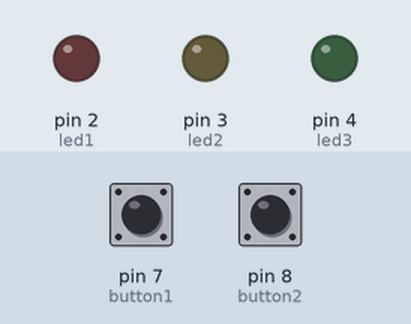
Recording of a sketch running on a simulated Arduino Uno, built with avr-gcc and run on an emulated ATmega328P. On the bench: output pins drawn as LEDs (lit = HIGH). Dashed ring = blinking. The inputs (shaded band) are chosen by the test bench; at power-on: pin 7 (button1) LOW, pin 8 (button2) LOW.

Above: at 1.2 s.
1.3 s: pin 7 (button1) pulled HIGH for 0.15 s
At 1.45 s:
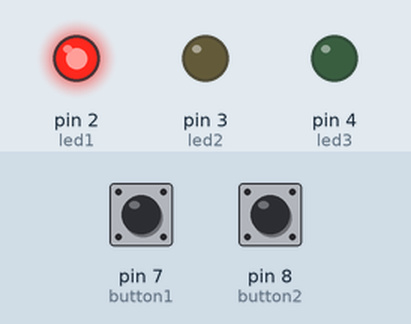
3.7 s: pin 8 (button2) pulled HIGH for 1 s
At 3.85 s:
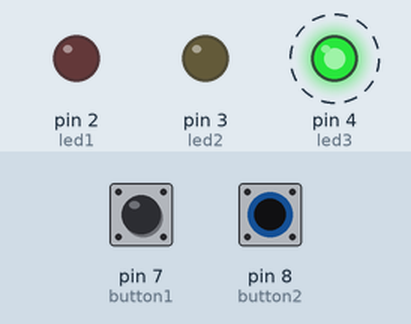
6.7 s: pin 8 (button2) pulled HIGH for 3.2 s
At 7.15 s:
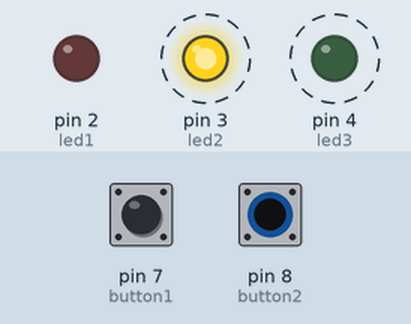
11.4 s: pin 7 (button1) pulled HIGH for 1 s
At 11.55 s:
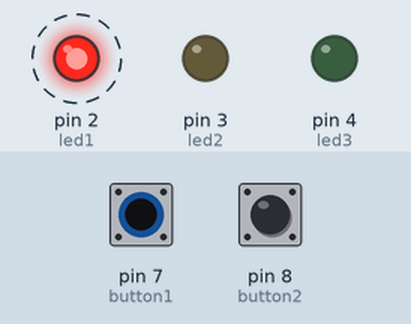
Timing chart, 0 to 14.7 s (numbered marks = the images above; inputs shaded):
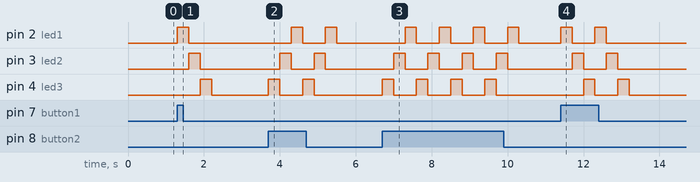

The sketch:

sketch.ino
```cpp
// Pin definisi
const int led1 = 2;
const int led2 = 3;
const int led3 = 4;
const int button1 = 7;  // Tombol untuk running dari kiri ke kanan
const int button2 = 8;  // Tombol untuk running dari kanan ke kiri

int buttonState1 = 0;  // Status tombol 1
int buttonState2 = 0;  // Status tombol 2

void setup() {
  // Atur pin LED sebagai output
  pinMode(led1, OUTPUT);
  pinMode(led2, OUTPUT);
  pinMode(led3, OUTPUT);

  // Atur pin tombol sebagai input
  pinMode(button1, INPUT);
  pinMode(button2, INPUT);

  // Awal status LED mati
  digitalWrite(led1, LOW);
  digitalWrite(led2, LOW);
  digitalWrite(led3, LOW);
}

void loop() {
  // Baca status tombol
  buttonState1 = digitalRead(button1);
  buttonState2 = digitalRead(button2);

  // Jika tombol pertama ditekan, jalankan LED dari kiri ke kanan
  if (buttonState1 == HIGH) {
    digitalWrite(led1, HIGH);
    delay(300);
    digitalWrite(led1, LOW);

    digitalWrite(led2, HIGH);
    delay(300);
    digitalWrite(led2, LOW);

    digitalWrite(led3, HIGH);
    delay(300);
    digitalWrite(led3, LOW);
  }

  // Jika tombol kedua ditekan, jalankan LED dari kanan ke kiri
  if (buttonState2 == HIGH) {
    digitalWrite(led3, HIGH);
    delay(300);
    digitalWrite(led3, LOW);

    digitalWrite(led2, HIGH);
    delay(300);
    digitalWrite(led2, LOW);

    digitalWrite(led1, HIGH);
    delay(300);
    digitalWrite(led1, LOW);
  }
}
```

Measured:
- after the input at 1.3 s, pin 2 (led1): LOW → HIGH at once, → LOW 0.30 s later; pin 3 (led2): LOW → HIGH after 0.30 s, → LOW 0.30 s later; pin 4 (led3): LOW → HIGH after 0.60 s, → LOW 0.30 s later
- after the input at 3.7 s, pin 2 (led1): alternates HIGH for 0.30 s and LOW for 0.60 s, 4 changes in all, then stays LOW, starting after 0.60 s; pin 3 (led2): alternates HIGH for 0.30 s and LOW for 0.60 s, 4 changes in all, then stays LOW, starting after 0.30 s
- after the input at 6.7 s, pin 2 (led1): alternates HIGH for 0.30 s and LOW for 0.60 s, starting after 0.60 s; pin 3 (led2): alternates HIGH for 0.30 s and LOW for 0.60 s, 8 changes in all, then stays LOW, starting after 0.30 s; pin 4 (led3): alternates HIGH for 0.30 s and LOW for 0.60 s, 8 changes in all, then stays LOW, starting at once
- after the input at 11.4 s, pin 2 (led1): alternates HIGH for 0.30 s and LOW for 0.60 s, 4 changes in all, then stays LOW, starting at once; pin 3 (led2): alternates HIGH for 0.30 s and LOW for 0.60 s, 4 changes in all, then stays LOW, starting after 0.30 s
